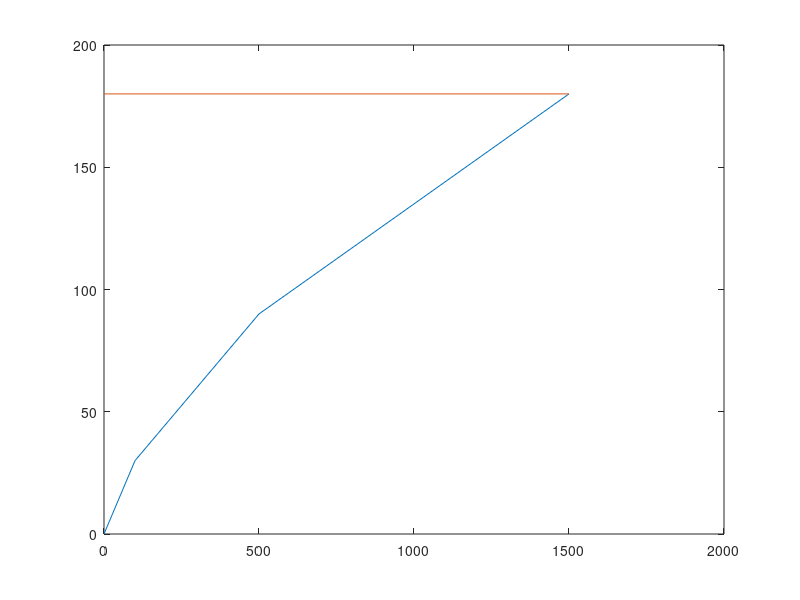

Reproduce this figure in MATLAB.
clc;
clear all;
T=[180;180;180;180;180];
P=[0;30;90;135;180];
N=[0;100;500;1000;1500];
plot(N,P)
hold on 
plot(N,T)